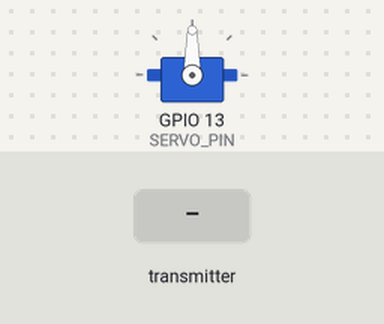
Simulated run of this sketch. Board: ESP32. Shown: servo. The test bench sets the inputs (shaded band). What the sketch prints to the serial monitor is not drawn.

Above: at 3.2 s.
3.3 s: the transmitter starts sending servoAngle = 0
At 4.5 s:
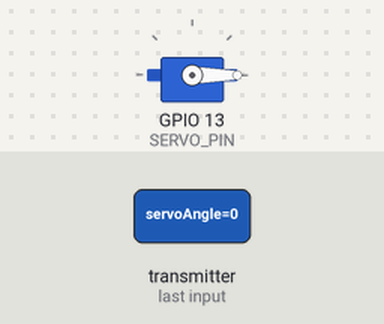
4.8 s: the transmitter starts sending servoAngle = 45
At 5.7 s:
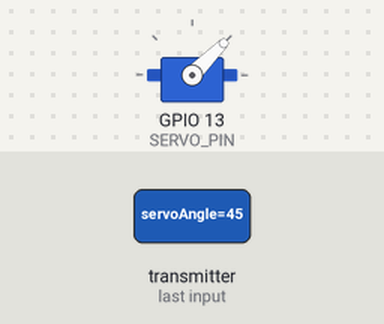
6.3 s: the transmitter starts sending servoAngle = 180
At 6.8 s:
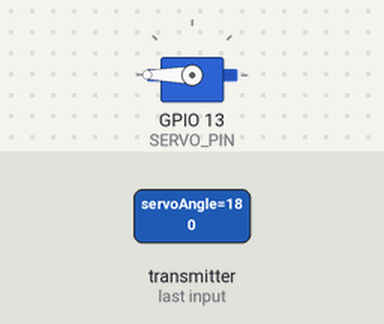
7.8 s: the transmitter starts sending servoAngle = 90
At 9.2 s:
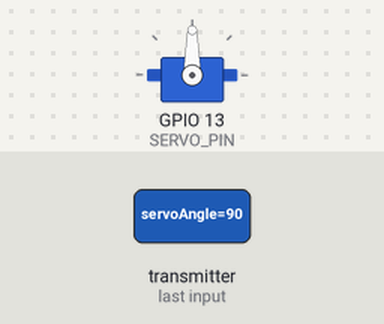
Timing chart, 0 to 10.3 s (numbered marks = the images above; inputs shaded):
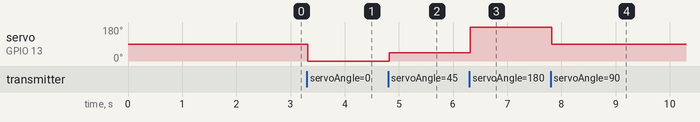

Measured:
- after the input at 3.3 s, servo on GPIO 13 (SERVO_PIN): 90° → 0° at once
- after the input at 4.8 s, servo on GPIO 13 (SERVO_PIN): 0° → 45° at once
- after the input at 6.3 s, servo on GPIO 13 (SERVO_PIN): 45° → 180° at once
- after the input at 7.8 s, servo on GPIO 13 (SERVO_PIN): 180° → 90° at once

The sketch:

slave.ino
```cpp
/*
  SLAVE ROBOTIC ARM CODE - SINGLE SERVO CONTROL
  Receives single angle value and moves servo with high accuracy
  Error-checked and optimized for smooth motion
*/

#include <esp_now.h>
#include <WiFi.h>
#include <ESP32Servo.h>

// ========== SERVO CONFIGURATION ==========
Servo servo;              // Single servo object
const int SERVO_PIN = 13; // Servo PWM pin

// Servo angle limits
const int SERVO_MIN = 0;
const int SERVO_MAX = 180;

// ========== DATA STRUCTURE (MUST MATCH MASTER) ==========
typedef struct struct_message {
  int servoAngle;       // Single angle value (0-180)
} struct_message;

struct_message myData;

// ========== VARIABLES ==========
unsigned long lastReceivedTime = 0;
int lastServoAngle = -1;  // Track current servo position
int receiveCount = 0;
const unsigned long CONNECTION_TIMEOUT = 3000; // 3 seconds
bool isConnected = false;

// ========== CALLBACK FUNCTION ==========
// Called when data is received from master
void OnDataRecv(const esp_now_recv_info_t *recv_info, const uint8_t *incomingData, int len) {

  // Verify data size
  if (len != sizeof(myData)) {
    Serial.print("✗ ERROR: Data size mismatch! Expected: ");
    Serial.print(sizeof(myData));
    Serial.print(" bytes, Got: ");
    Serial.println(len);
    return;
  }

  // Copy received data
  memcpy(&myData, incomingData, sizeof(myData));
  receiveCount++;
  lastReceivedTime = millis();

  // Constrain angle to safe range
  int safeAngle = constrain(myData.servoAngle, SERVO_MIN, SERVO_MAX);

  // Only move servo if angle changed
  if (safeAngle != lastServoAngle) {
    lastServoAngle = safeAngle;

    // Move servo with precise position
    servo.write(safeAngle);

    // Provide feedback
    Serial.print("✓ Packet #");
    Serial.print(receiveCount);
    Serial.print(" | Received: ");
    Serial.print(myData.servoAngle);
    Serial.print("° | Servo moved to: ");
    Serial.print(safeAngle);
    Serial.println("°");

    isConnected = true;
  }
}

// ========== SETUP FUNCTION ==========
void setup() {

  // Initialize Serial Monitor
  Serial.begin(115200);
  delay(1000);

  Serial.println("\n\n========================================");
  Serial.println("ESP32 ESP-NOW SLAVE - SINGLE SERVO");
  Serial.println("========================================\n");

  // Attach servo with error checking
  Serial.println("Initializing servo...");
  if (!servo.attach(SERVO_PIN, 1000, 2000)) {
    Serial.print("✗ FATAL ERROR: Could not attach servo to pin ");
    Serial.println(SERVO_PIN);
    while(1) delay(1000);
  }

  Serial.print("✓ Servo attached to pin ");
  Serial.println(SERVO_PIN);

  // Move servo to initial position (middle)
  Serial.println("Moving servo to home position (90°)...");
  servo.write(90);
  lastServoAngle = 90;
  delay(1000);

  // Print Slave MAC Address
  Serial.print("\nSlave MAC Address: ");
  Serial.println(WiFi.macAddress());

  // Set ESP32 as Wi-Fi Station
  Serial.println("\nInitializing Wi-Fi in STA mode...");
  WiFi.mode(WIFI_STA);
  WiFi.setChannel(1);      // MUST MATCH Master's channel
  WiFi.setSleep(false);    // Disable Wi-Fi sleep

  // Initialize ESP-NOW
  Serial.println("Initializing ESP-NOW...");
  if (esp_now_init() != ESP_OK) {
    Serial.println("✗ FATAL ERROR: ESP-NOW initialization failed!");
    while(1) delay(1000);
  }

  Serial.println("✓ ESP-NOW initialized");

  // Register receive callback
  if (esp_now_register_recv_cb(OnDataRecv) != ESP_OK) {
    Serial.println("✗ ERROR: Could not register receive callback");
    return;
  }

  Serial.println("✓ Receive callback registered");
  Serial.println("\n========================================");
  Serial.println("SLAVE READY - Waiting for commands...");
  Serial.println("========================================\n");

  lastReceivedTime = millis();
}

// ========== MAIN LOOP ==========
void loop() {

  // Check for connection timeout
  unsigned long timeSinceLastPacket = millis() - lastReceivedTime;

  if (timeSinceLastPacket > CONNECTION_TIMEOUT && isConnected) {
    isConnected = false;
    Serial.println("\n⚠ WARNING: Connection lost from Master!");
    Serial.println("Moving servo to safe home position (90°)...\n");
    servo.write(90);
    lastServoAngle = 90;
  }

  // Connection restored
  if (timeSinceLastPacket <= CONNECTION_TIMEOUT && !isConnected && receiveCount > 0) {
    isConnected = true;
    Serial.println("\n✓ Connection restored with Master!\n");
  }

  delay(100); // Prevent watchdog timeout
}
```
